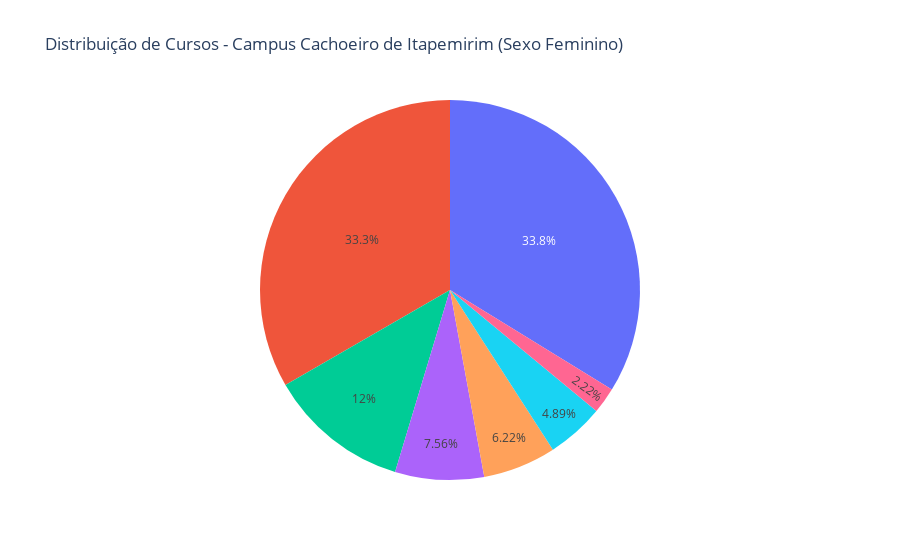

Notebook code cell kept with this figure:
### Code cell
# Filtrar os dados para o sexo feminino dentro da instituição "Campus Cachoeiro de Itapemirim"
female_aracruz_data = dataset[(dataset['Instituição'] == 'Campus Cachoeiro de Itapemirim') & (dataset['Sexo'] == 'F')]

# Contar a quantidade de alunas por curso
female_aracruz_course_counts = female_aracruz_data['Curso'].value_counts().reset_index()
female_aracruz_course_counts.columns = ['Curso', 'counts']

# Criar o gráfico de pizza para as alunas da instituição "Campus Cachoeiro de Itapemirim"
fig_female_aracruz = px.pie(female_aracruz_course_counts, values='counts', names='Curso', title='Distribuição de Cursos - Campus Cachoeiro de Itapemirim (Sexo Feminino)')
fig_female_aracruz.update_layout(showlegend=False)
fig_female_aracruz.show()

### Figure 1 — Plotly figure (JSON) as saved in the notebook; plotly's stock layout.template omitted (floating-point values rounded to 4 significant figures)
{"data": [{"domain": {"x": [0, 1], "y": [0, 1]}, "hovertemplate": "Curso=%{label}<br>counts=%{value}<extra></extra>", "labels": ["Técnico em Informática Integrado", "Técnico em Eletromecânica Integrado", "Técnico em Mineração", "Técnico em Informática", "TECNICO EM MINERAÇÃO CONCOMITANTE INTERCOMPLEMENTAR AO ENSINO MÉDIO", "Técnico em Eletromecânica", "TÉCNICO EM MECÂNICA CONCOMITANTE INTERCOMPLEMENTAR AO ENSINO MÉDIO"], "legendgroup": "", "name": "", "showlegend": true, "type": "pie", "values": [76, 75, 27, 17, 14, 11, 5]}], "layout": {"legend": {"tracegroupgap": 0}, "showlegend": false, "title": {"text": "Distribuição de Cursos - Campus Cachoeiro de Itapemirim (Sexo Feminino)"}}}
